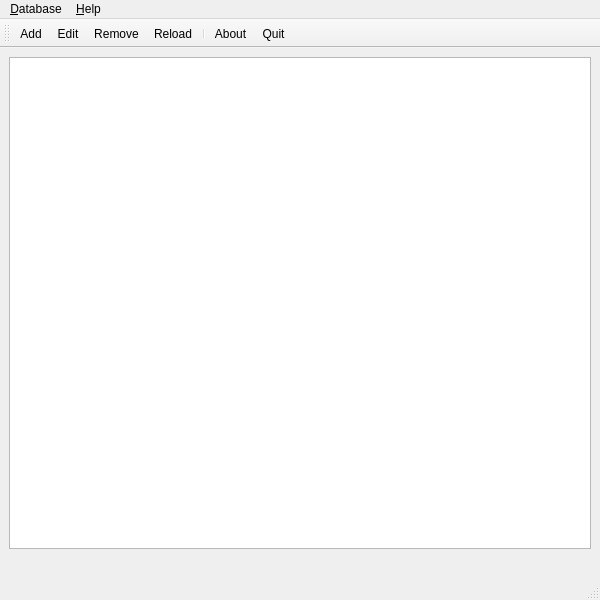
<?xml version="1.0" encoding="UTF-8"?>
<ui version="4.0">
 <class>MainWindow</class>
 <widget class="QMainWindow" name="MainWindow">
  <property name="geometry">
   <rect>
    <x>0</x>
    <y>0</y>
    <width>600</width>
    <height>600</height>
   </rect>
  </property>
  <property name="acceptDrops">
   <bool>true</bool>
  </property>
  <property name="windowTitle">
   <string>Whyblocked</string>
  </property>
  <property name="windowIcon">
   <iconset theme="de.tastytea.Whyblocked">
    <normaloff>.</normaloff>.</iconset>
  </property>
  <property name="locale">
   <locale language="English" country="UnitedKingdom"/>
  </property>
  <widget class="QWidget" name="centralwidget">
   <layout class="QVBoxLayout" name="verticalLayout">
    <item>
     <widget class="QTableView" name="tableview">
      <property name="acceptDrops">
       <bool>false</bool>
      </property>
      <property name="toolTip">
       <string>Click or press enter to view receipts</string>
      </property>
      <property name="editTriggers">
       <set>QAbstractItemView::NoEditTriggers</set>
      </property>
      <property name="tabKeyNavigation">
       <bool>false</bool>
      </property>
      <property name="alternatingRowColors">
       <bool>true</bool>
      </property>
      <property name="selectionBehavior">
       <enum>QAbstractItemView::SelectRows</enum>
      </property>
      <property name="showGrid">
       <bool>false</bool>
      </property>
      <property name="sortingEnabled">
       <bool>true</bool>
      </property>
      <attribute name="horizontalHeaderVisible">
       <bool>true</bool>
      </attribute>
      <attribute name="horizontalHeaderDefaultSectionSize">
       <number>125</number>
      </attribute>
      <attribute name="horizontalHeaderShowSortIndicator" stdset="0">
       <bool>true</bool>
      </attribute>
      <attribute name="horizontalHeaderStretchLastSection">
       <bool>true</bool>
      </attribute>
      <attribute name="verticalHeaderVisible">
       <bool>false</bool>
      </attribute>
     </widget>
    </item>
    <item>
     <widget class="QLabel" name="label_receipts">
      <property name="focusPolicy">
       <enum>Qt::TabFocus</enum>
      </property>
      <property name="toolTip">
       <string>Memory aids, proof</string>
      </property>
      <property name="text">
       <string/>
      </property>
      <property name="textFormat">
       <enum>Qt::AutoText</enum>
      </property>
      <property name="wordWrap">
       <bool>true</bool>
      </property>
      <property name="openExternalLinks">
       <bool>true</bool>
      </property>
      <property name="textInteractionFlags">
       <set>Qt::LinksAccessibleByKeyboard|Qt::LinksAccessibleByMouse|Qt::TextBrowserInteraction|Qt::TextSelectableByKeyboard|Qt::TextSelectableByMouse</set>
      </property>
     </widget>
    </item>
   </layout>
  </widget>
  <widget class="QStatusBar" name="statusbar"/>
  <widget class="QToolBar" name="toolbar">
   <property name="windowTitle">
    <string>Toolbar</string>
   </property>
   <property name="floatable">
    <bool>false</bool>
   </property>
   <attribute name="toolBarArea">
    <enum>TopToolBarArea</enum>
   </attribute>
   <attribute name="toolBarBreak">
    <bool>false</bool>
   </attribute>
   <addaction name="action_add"/>
   <addaction name="action_edit"/>
   <addaction name="action_remove"/>
   <addaction name="action_reload"/>
   <addaction name="separator"/>
   <addaction name="action_about"/>
   <addaction name="action_quit"/>
  </widget>
  <widget class="QMenuBar" name="menubar">
   <property name="geometry">
    <rect>
     <x>0</x>
     <y>0</y>
     <width>600</width>
     <height>21</height>
    </rect>
   </property>
   <widget class="QMenu" name="menu_database">
    <property name="title">
     <string>&amp;Database</string>
    </property>
    <addaction name="action_add"/>
    <addaction name="action_edit"/>
    <addaction name="action_remove"/>
    <addaction name="action_reload"/>
    <addaction name="action_quit"/>
   </widget>
   <widget class="QMenu" name="menu_help">
    <property name="title">
     <string>&amp;Help</string>
    </property>
    <addaction name="action_about"/>
   </widget>
   <addaction name="menu_database"/>
   <addaction name="menu_help"/>
  </widget>
  <action name="action_add">
   <property name="icon">
    <iconset theme="list-add">
     <normaloff>.</normaloff>.</iconset>
   </property>
   <property name="text">
    <string>&amp;Add</string>
   </property>
   <property name="toolTip">
    <string>Add user or instance</string>
   </property>
   <property name="shortcut">
    <string>Ctrl+N</string>
   </property>
  </action>
  <action name="action_remove">
   <property name="icon">
    <iconset theme="list-remove">
     <normaloff>.</normaloff>.</iconset>
   </property>
   <property name="text">
    <string>Re&amp;move</string>
   </property>
   <property name="toolTip">
    <string>Remove user or instance</string>
   </property>
   <property name="shortcut">
    <string>Del</string>
   </property>
  </action>
  <action name="action_about">
   <property name="icon">
    <iconset theme="help-about">
     <normaloff>.</normaloff>.</iconset>
   </property>
   <property name="text">
    <string>&amp;About</string>
   </property>
   <property name="toolTip">
    <string>About this application</string>
   </property>
  </action>
  <action name="action_reload">
   <property name="icon">
    <iconset theme="view-refresh">
     <normaloff>.</normaloff>.</iconset>
   </property>
   <property name="text">
    <string>&amp;Reload</string>
   </property>
   <property name="toolTip">
    <string>Reload database</string>
   </property>
   <property name="shortcut">
    <string>Ctrl+R</string>
   </property>
  </action>
  <action name="action_quit">
   <property name="icon">
    <iconset theme="application-exit">
     <normaloff>.</normaloff>.</iconset>
   </property>
   <property name="text">
    <string>&amp;Quit</string>
   </property>
   <property name="toolTip">
    <string>Quit application</string>
   </property>
   <property name="shortcut">
    <string>Ctrl+Q</string>
   </property>
  </action>
  <action name="action_edit">
   <property name="icon">
    <iconset theme="edit-redo">
     <normaloff>.</normaloff>.</iconset>
   </property>
   <property name="text">
    <string>&amp;Edit</string>
   </property>
   <property name="toolTip">
    <string>Edit entry</string>
   </property>
   <property name="shortcut">
    <string notr="true">Ctrl+E</string>
   </property>
  </action>
 </widget>
 <resources/>
 <connections>
  <connection>
   <sender>action_about</sender>
   <signal>triggered()</signal>
   <receiver>MainWindow</receiver>
   <slot>about()</slot>
   <hints>
    <hint type="sourcelabel">
     <x>-1</x>
     <y>-1</y>
    </hint>
    <hint type="destinationlabel">
     <x>299</x>
     <y>299</y>
    </hint>
   </hints>
  </connection>
  <connection>
   <sender>action_add</sender>
   <signal>triggered()</signal>
   <receiver>MainWindow</receiver>
   <slot>add()</slot>
   <hints>
    <hint type="sourcelabel">
     <x>-1</x>
     <y>-1</y>
    </hint>
    <hint type="destinationlabel">
     <x>299</x>
     <y>299</y>
    </hint>
   </hints>
  </connection>
  <connection>
   <sender>action_quit</sender>
   <signal>triggered()</signal>
   <receiver>MainWindow</receiver>
   <slot>close()</slot>
   <hints>
    <hint type="sourcelabel">
     <x>-1</x>
     <y>-1</y>
    </hint>
    <hint type="destinationlabel">
     <x>299</x>
     <y>299</y>
    </hint>
   </hints>
  </connection>
  <connection>
   <sender>action_reload</sender>
   <signal>triggered()</signal>
   <receiver>MainWindow</receiver>
   <slot>populate_tableview()</slot>
   <hints>
    <hint type="sourcelabel">
     <x>-1</x>
     <y>-1</y>
    </hint>
    <hint type="destinationlabel">
     <x>299</x>
     <y>299</y>
    </hint>
   </hints>
  </connection>
  <connection>
   <sender>action_remove</sender>
   <signal>triggered()</signal>
   <receiver>MainWindow</receiver>
   <slot>remove()</slot>
   <hints>
    <hint type="sourcelabel">
     <x>-1</x>
     <y>-1</y>
    </hint>
    <hint type="destinationlabel">
     <x>299</x>
     <y>299</y>
    </hint>
   </hints>
  </connection>
  <connection>
   <sender>tableview</sender>
   <signal>activated(QModelIndex)</signal>
   <receiver>MainWindow</receiver>
   <slot>show_details(QModelIndex)</slot>
   <hints>
    <hint type="sourcelabel">
     <x>182</x>
     <y>390</y>
    </hint>
    <hint type="destinationlabel">
     <x>203</x>
     <y>551</y>
    </hint>
   </hints>
  </connection>
  <connection>
   <sender>tableview</sender>
   <signal>clicked(QModelIndex)</signal>
   <receiver>MainWindow</receiver>
   <slot>show_details(QModelIndex)</slot>
   <hints>
    <hint type="sourcelabel">
     <x>387</x>
     <y>408</y>
    </hint>
    <hint type="destinationlabel">
     <x>412</x>
     <y>551</y>
    </hint>
   </hints>
  </connection>
  <connection>
   <sender>action_edit</sender>
   <signal>triggered()</signal>
   <receiver>MainWindow</receiver>
   <slot>edit()</slot>
   <hints>
    <hint type="sourcelabel">
     <x>-1</x>
     <y>-1</y>
    </hint>
    <hint type="destinationlabel">
     <x>299</x>
     <y>299</y>
    </hint>
   </hints>
  </connection>
 </connections>
 <slots>
  <slot>add()</slot>
  <slot>remove()</slot>
  <slot>populate_tableview()</slot>
  <slot>about()</slot>
  <slot>show_details(QModelIndex)</slot>
  <slot>edit()</slot>
 </slots>
</ui>
